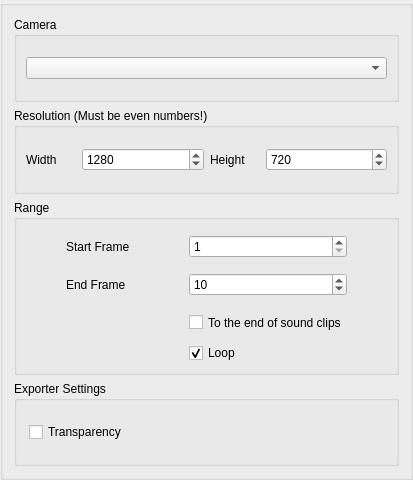
<?xml version="1.0" encoding="UTF-8"?>
<ui version="4.0">
 <class>ExportMovieOptions</class>
 <widget class="QGroupBox" name="ExportMovieOptions">
  <property name="geometry">
   <rect>
    <x>0</x>
    <y>0</y>
    <width>413</width>
    <height>480</height>
   </rect>
  </property>
  <property name="sizePolicy">
   <sizepolicy hsizetype="Preferred" vsizetype="Minimum">
    <horstretch>0</horstretch>
    <verstretch>0</verstretch>
   </sizepolicy>
  </property>
  <property name="minimumSize">
   <size>
    <width>315</width>
    <height>0</height>
   </size>
  </property>
  <layout class="QVBoxLayout" name="verticalLayout">
   <item>
    <widget class="QGroupBox" name="cameraGroupBox">
     <property name="title">
      <string>Camera</string>
     </property>
     <layout class="QHBoxLayout" name="horizontalLayout_3">
      <item>
       <widget class="QComboBox" name="cameraCombo"/>
      </item>
     </layout>
    </widget>
   </item>
   <item>
    <widget class="QGroupBox" name="resolutionGroupBox">
     <property name="title">
      <string>Resolution (Must be even numbers!)</string>
     </property>
     <layout class="QHBoxLayout" name="horizontalLayout">
      <item>
       <widget class="QLabel" name="label">
        <property name="sizePolicy">
         <sizepolicy hsizetype="Fixed" vsizetype="Fixed">
          <horstretch>0</horstretch>
          <verstretch>0</verstretch>
         </sizepolicy>
        </property>
        <property name="minimumSize">
         <size>
          <width>50</width>
          <height>35</height>
         </size>
        </property>
        <property name="text">
         <string>Width</string>
        </property>
       </widget>
      </item>
      <item>
       <widget class="QSpinBox" name="widthSpinBox">
        <property name="maximum">
         <number>9999</number>
        </property>
        <property name="singleStep">
         <number>2</number>
        </property>
        <property name="value">
         <number>1280</number>
        </property>
       </widget>
      </item>
      <item>
       <widget class="QLabel" name="label_2">
        <property name="sizePolicy">
         <sizepolicy hsizetype="Fixed" vsizetype="Fixed">
          <horstretch>0</horstretch>
          <verstretch>0</verstretch>
         </sizepolicy>
        </property>
        <property name="minimumSize">
         <size>
          <width>50</width>
          <height>35</height>
         </size>
        </property>
        <property name="text">
         <string>Height</string>
        </property>
       </widget>
      </item>
      <item>
       <widget class="QSpinBox" name="heightSpinBox">
        <property name="maximum">
         <number>9999</number>
        </property>
        <property name="singleStep">
         <number>2</number>
        </property>
        <property name="value">
         <number>720</number>
        </property>
       </widget>
      </item>
     </layout>
    </widget>
   </item>
   <item>
    <widget class="QGroupBox" name="frameRangeGroupBox">
     <property name="title">
      <string>Range</string>
     </property>
     <layout class="QGridLayout" name="gridLayout_2">
      <property name="leftMargin">
       <number>9</number>
      </property>
      <property name="topMargin">
       <number>9</number>
      </property>
      <property name="rightMargin">
       <number>9</number>
      </property>
      <property name="bottomMargin">
       <number>9</number>
      </property>
      <property name="spacing">
       <number>3</number>
      </property>
      <item row="0" column="2">
       <widget class="QSpinBox" name="startSpinBox">
        <property name="minimum">
         <number>1</number>
        </property>
        <property name="maximum">
         <number>99999</number>
        </property>
        <property name="value">
         <number>1</number>
        </property>
       </widget>
      </item>
      <item row="1" column="1">
       <widget class="QLabel" name="endLabel">
        <property name="sizePolicy">
         <sizepolicy hsizetype="Fixed" vsizetype="Fixed">
          <horstretch>0</horstretch>
          <verstretch>0</verstretch>
         </sizepolicy>
        </property>
        <property name="minimumSize">
         <size>
          <width>80</width>
          <height>35</height>
         </size>
        </property>
        <property name="toolTip">
         <string>The last frame you want to include in the exported movie</string>
        </property>
        <property name="text">
         <string>End Frame</string>
        </property>
       </widget>
      </item>
      <item row="0" column="1">
       <widget class="QLabel" name="startLabel">
        <property name="sizePolicy">
         <sizepolicy hsizetype="Fixed" vsizetype="Fixed">
          <horstretch>0</horstretch>
          <verstretch>0</verstretch>
         </sizepolicy>
        </property>
        <property name="minimumSize">
         <size>
          <width>80</width>
          <height>35</height>
         </size>
        </property>
        <property name="toolTip">
         <string>The first frame you want to include in the exported movie</string>
        </property>
        <property name="text">
         <string>Start Frame</string>
        </property>
       </widget>
      </item>
      <item row="2" column="2">
       <widget class="QCheckBox" name="frameCheckBox">
        <property name="sizePolicy">
         <sizepolicy hsizetype="Fixed" vsizetype="Fixed">
          <horstretch>0</horstretch>
          <verstretch>0</verstretch>
         </sizepolicy>
        </property>
        <property name="minimumSize">
         <size>
          <width>50</width>
          <height>35</height>
         </size>
        </property>
        <property name="baseSize">
         <size>
          <width>0</width>
          <height>0</height>
         </size>
        </property>
        <property name="toolTip">
         <string>&lt;html&gt;&lt;head/&gt;&lt;body&gt;&lt;p&gt;End frame is set to last paintable keyframe (Useful when you only want to export to the last animated frame)&lt;/p&gt;&lt;/body&gt;&lt;/html&gt;</string>
        </property>
        <property name="whatsThis">
         <string/>
        </property>
        <property name="text">
         <string>To the end of sound clips</string>
        </property>
       </widget>
      </item>
      <item row="1" column="2">
       <widget class="QSpinBox" name="endSpinBox">
        <property name="minimum">
         <number>1</number>
        </property>
        <property name="maximum">
         <number>999999</number>
        </property>
        <property name="value">
         <number>10</number>
        </property>
       </widget>
      </item>
      <item row="3" column="2">
       <widget class="QCheckBox" name="loopCheckBox">
        <property name="enabled">
         <bool>true</bool>
        </property>
        <property name="toolTip">
         <string>GIF and APNG only</string>
        </property>
        <property name="text">
         <string>Loop</string>
        </property>
        <property name="checked">
         <bool>true</bool>
        </property>
       </widget>
      </item>
     </layout>
    </widget>
   </item>
   <item>
    <widget class="QGroupBox" name="exporterGroupBox">
     <property name="title">
      <string>Exporter Settings</string>
     </property>
     <layout class="QVBoxLayout" name="verticalLayout_3">
      <property name="leftMargin">
       <number>12</number>
      </property>
      <property name="topMargin">
       <number>12</number>
      </property>
      <property name="rightMargin">
       <number>12</number>
      </property>
      <property name="bottomMargin">
       <number>12</number>
      </property>
      <item>
       <widget class="QCheckBox" name="transparencyCheckBox">
        <property name="toolTip">
         <string>WebM and APNG only</string>
        </property>
        <property name="text">
         <string>Transparency</string>
        </property>
       </widget>
      </item>
     </layout>
    </widget>
   </item>
  </layout>
 </widget>
 <tabstops>
  <tabstop>cameraCombo</tabstop>
  <tabstop>widthSpinBox</tabstop>
  <tabstop>heightSpinBox</tabstop>
  <tabstop>startSpinBox</tabstop>
  <tabstop>endSpinBox</tabstop>
  <tabstop>frameCheckBox</tabstop>
  <tabstop>loopCheckBox</tabstop>
  <tabstop>transparencyCheckBox</tabstop>
 </tabstops>
 <resources/>
 <connections/>
</ui>
